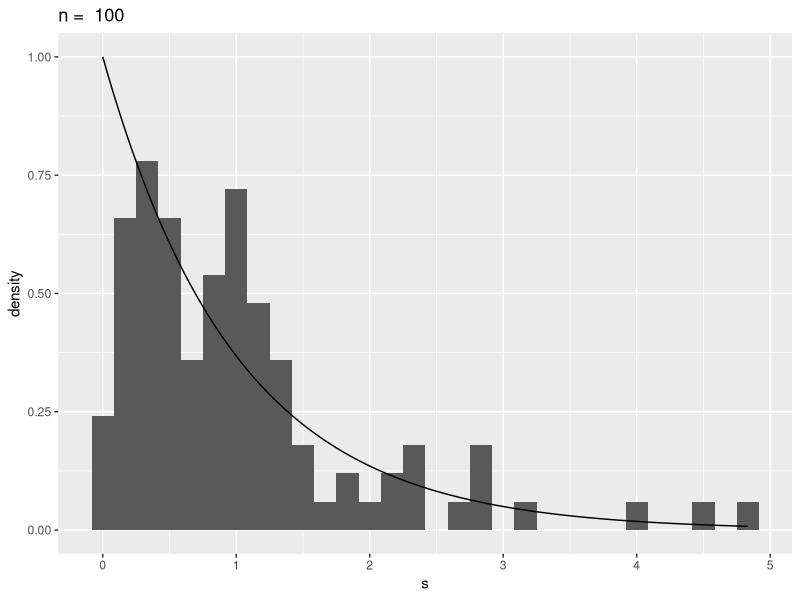
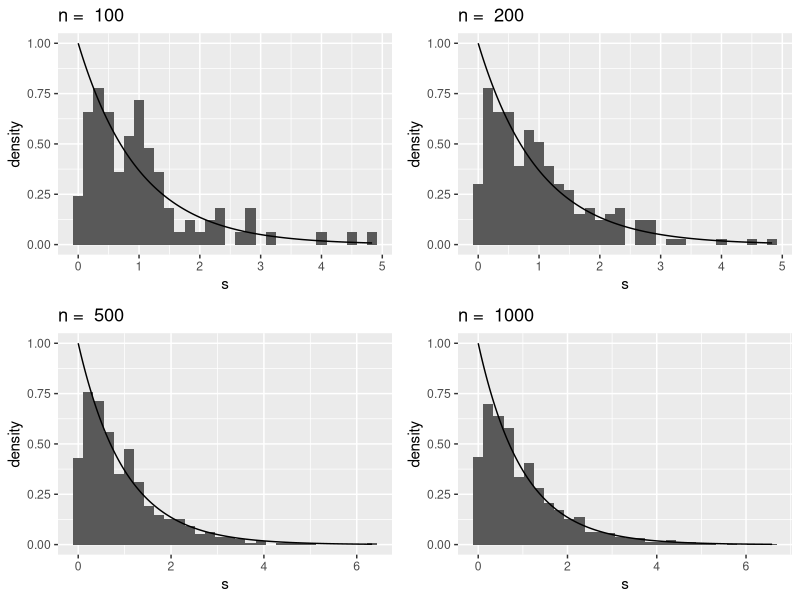

These figures' R source, in order:
rm(list = ls())


library(ggplot2)
library(gridExtra)
library(cowplot)

#varying origin

hist_sam_size <- function(n, rpdf, dens)
{
  set.seed(seed = 1)
  s <- rpdf(n)
  x <- seq(0, max(s), 0.001)
  df <- data.frame(s)
  
  density <- dens(x)
  df1 <- data.frame(x, density)
  fig <- ggplot() + geom_histogram(data = df, aes(x = s, y = after_stat(density)))  + 
    geom_line(data = df1, aes(x = x, y = density)) +
    labs(title = paste("n = ", n))
  return (fig)
}

hist_sam_size(100, rexp, dexp)

plot_grid(hist_sam_size(100, rexp, dexp), hist_sam_size(200, rexp, dexp), hist_sam_size(500, rexp, dexp), 
          hist_sam_size(1000, rexp, dexp), ncol = 2, nrow = 2)
